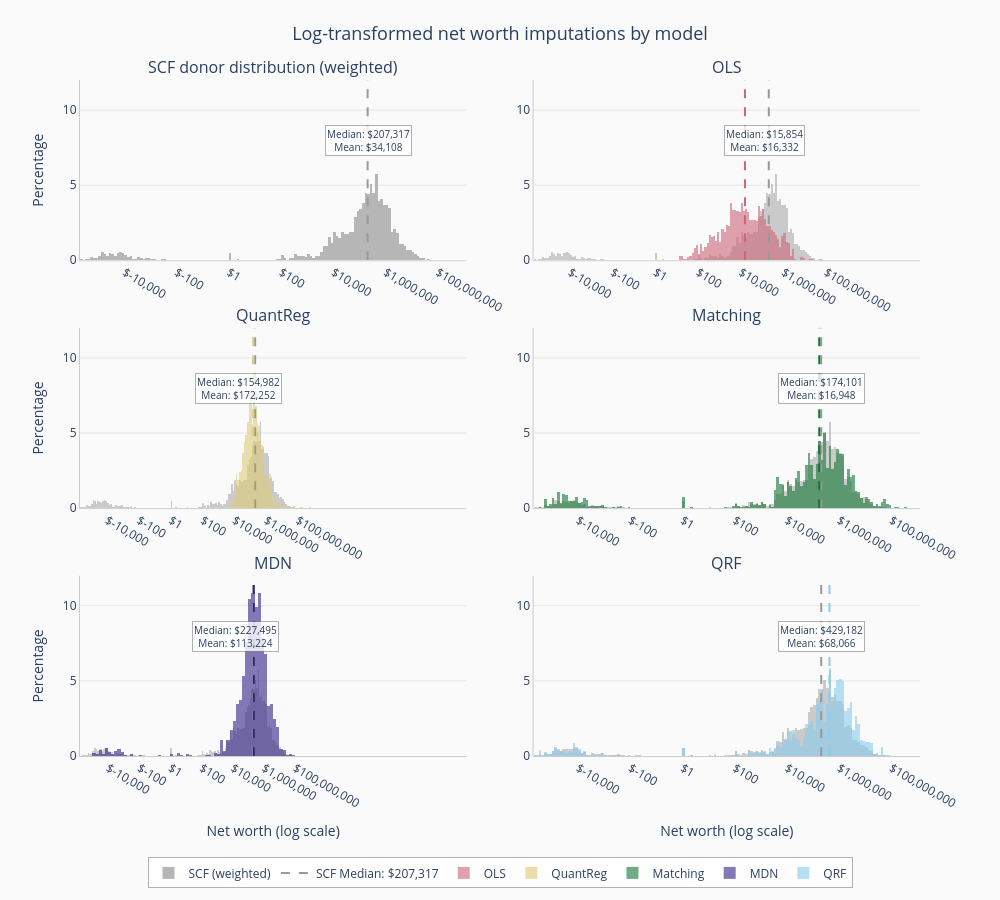

The notebook cell saved with this chart:
### Code cell
# Create dictionary of model results
model_results = autoimpute_results.imputations.copy()
model_results["QRF"] = model_results["best_method"]
del model_results["best_method"]

# Create and show the combined plot
combined_fig = plot_all_models_log_distributions(
    scf_data,
    model_results,
    donor_weights=scf_data["wgt"],
    receiver_weights=cps_data["household_weight"],
)
combined_fig.show()

### Figure 1 — Plotly figure (JSON) as saved in the notebook; plotly's stock layout.template omitted (floating-point values rounded to 4 significant figures; data arrays with more than 128 entries replaced by an {"elided": "..."} marker saying what was removed)
{"data": [{"histnorm": "percent", "marker": {"color": "#999999"}, "name": "SCF (weighted)", "nbinsx": 200, "opacity": 0.7, "showlegend": true, "type": "histogram", "x": {"elided": "22975 float values"}, "xaxis": "x", "yaxis": "y"}, {"line": {"color": "#999999", "dash": "dash", "width": 2}, "mode": "lines", "name": "SCF Median: $207,317", "showlegend": true, "type": "scatter", "x": [5.317, 5.317], "xaxis": "x", "y": [0, 12], "yaxis": "y"}, {"histnorm": "percent", "marker": {"color": "#999999"}, "name": "SCF (weighted)", "nbinsx": 200, "opacity": 0.5, "showlegend": false, "type": "histogram", "x": {"elided": "22975 float values"}, "xaxis": "x2", "yaxis": "y2"}, {"histnorm": "percent", "marker": {"color": "#CC6677"}, "name": "OLS", "nbinsx": 200, "opacity": 0.6, "showlegend": true, "type": "histogram", "x": {"elided": "18395 float values"}, "xaxis": "x2", "yaxis": "y2"}, {"line": {"color": "#999999", "dash": "dash", "width": 2}, "mode": "lines", "name": "SCF Median", "showlegend": false, "type": "scatter", "x": [5.317, 5.317], "xaxis": "x2", "y": [0, 12], "yaxis": "y2"}, {"line": {"color": "#CC6677", "dash": "dash", "width": 2}, "mode": "lines", "name": "OLS Median", "showlegend": false, "type": "scatter", "x": [4.2, 4.2], "xaxis": "x2", "y": [0, 12], "yaxis": "y2"}, {"histnorm": "percent", "marker": {"color": "#999999"}, "name": "SCF (weighted)", "nbinsx": 200, "opacity": 0.5, "showlegend": false, "type": "histogram", "x": {"elided": "22975 float values"}, "xaxis": "x3", "yaxis": "y3"}, {"histnorm": "percent", "marker": {"color": "#DDCC77"}, "name": "QuantReg", "nbinsx": 200, "opacity": 0.6, "showlegend": true, "type": "histogram", "x": {"elided": "18395 float values"}, "xaxis": "x3", "yaxis": "y3"}, {"line": {"color": "#999999", "dash": "dash", "width": 2}, "mode": "lines", "name": "SCF Median", "showlegend": false, "type": "scatter", "x": [5.317, 5.317], "xaxis": "x3", "y": [0, 12], "yaxis": "y3"}, {"line": {"color": "#DDCC77", "dash": "dash", "width": 2}, "mode": "lines", "name": "QuantReg Median", "showlegend": false, "type": "scatter", "x": [5.19, 5.19], "xaxis": "x3", "y": [0, 12], "yaxis": "y3"}, {"histnorm": "percent", "marker": {"color": "#999999"}, "name": "SCF (weighted)", "nbinsx": 200, "opacity": 0.5, "showlegend": false, "type": "histogram", "x": {"elided": "22975 float values"}, "xaxis": "x4", "yaxis": "y4"}, {"histnorm": "percent", "marker": {"color": "#117733"}, "name": "Matching", "nbinsx": 200, "opacity": 0.6, "showlegend": true, "type": "histogram", "x": {"elided": "18395 float values"}, "xaxis": "x4", "yaxis": "y4"}, {"line": {"color": "#999999", "dash": "dash", "width": 2}, "mode": "lines", "name": "SCF Median", "showlegend": false, "type": "scatter", "x": [5.317, 5.317], "xaxis": "x4", "y": [0, 12], "yaxis": "y4"}, {"line": {"color": "#117733", "dash": "dash", "width": 2}, "mode": "lines", "name": "Matching Median", "showlegend": false, "type": "scatter", "x": [5.241, 5.241], "xaxis": "x4", "y": [0, 12], "yaxis": "y4"}, {"histnorm": "percent", "marker": {"color": "#999999"}, "name": "SCF (weighted)", "nbinsx": 200, "opacity": 0.5, "showlegend": false, "type": "histogram", "x": {"elided": "22975 float values"}, "xaxis": "x5", "yaxis": "y5"}, {"histnorm": "percent", "marker": {"color": "#332288"}, "name": "MDN", "nbinsx": 200, "opacity": 0.6, "showlegend": true, "type": "histogram", "x": {"elided": "18395 float values"}, "xaxis": "x5", "yaxis": "y5"}, {"line": {"color": "#999999", "dash": "dash", "width": 2}, "mode": "lines", "name": "SCF Median", "showlegend": false, "type": "scatter", "x": [5.317, 5.317], "xaxis": "x5", "y": [0, 12], "yaxis": "y5"}, {"line": {"color": "#332288", "dash": "dash", "width": 2}, "mode": "lines", "name": "MDN Median", "showlegend": false, "type": "scatter", "x": [5.357, 5.357], "xaxis": "x5", "y": [0, 12], "yaxis": "y5"}, {"histnorm": "percent", "marker": {"color": "#999999"}, "name": "SCF (weighted)", "nbinsx": 200, "opacity": 0.5, "showlegend": false, "type": "histogram", "x": {"elided": "22975 float values"}, "xaxis": "x6", "yaxis": "y6"}, {"histnorm": "percent", "marker": {"color": "#88CCEE"}, "name": "QRF", "nbinsx": 200, "opacity": 0.6, "showlegend": true, "type": "histogram", "x": {"elided": "18395 float values"}, "xaxis": "x6", "yaxis": "y6"}, {"line": {"color": "#999999", "dash": "dash", "width": 2}, "mode": "lines", "name": "SCF Median", "showlegend": false, "type": "scatter", "x": [5.317, 5.317], "xaxis": "x6", "y": [0, 12], "yaxis": "y6"}, {"line": {"color": "#88CCEE", "dash": "dash", "width": 2}, "mode": "lines", "name": "QRF Median", "showlegend": false, "type": "scatter", "x": [5.633, 5.633], "xaxis": "x6", "y": [0, 12], "yaxis": "y6"}], "layout": {"annotations": [{"font": {"size": 16}, "showarrow": false, "text": "SCF donor distribution (weighted)", "x": 0.23, "xanchor": "center", "xref": "paper", "y": 1, "yanchor": "bottom", "yref": "paper"}, {"font": {"size": 16}, "showarrow": false, "text": "OLS", "x": 0.77, "xanchor": "center", "xref": "paper", "y": 1, "yanchor": "bottom", "yref": "paper"}, {"font": {"size": 16}, "showarrow": false, "text": "QuantReg", "x": 0.23, "xanchor": "center", "xref": "paper", "y": 0.6333, "yanchor": "bottom", "yref": "paper"}, {"font": {"size": 16}, "showarrow": false, "text": "Matching", "x": 0.77, "xanchor": "center", "xref": "paper", "y": 0.6333, "yanchor": "bottom", "yref": "paper"}, {"font": {"size": 16}, "showarrow": false, "text": "MDN", "x": 0.23, "xanchor": "center", "xref": "paper", "y": 0.2667, "yanchor": "bottom", "yref": "paper"}, {"font": {"size": 16}, "showarrow": false, "text": "QRF", "x": 0.77, "xanchor": "center", "xref": "paper", "y": 0.2667, "yanchor": "bottom", "yref": "paper"}, {"bgcolor": "rgba(255,255,255,0.8)", "bordercolor": "rgba(0,0,0,0.3)", "borderwidth": 1, "font": {"size": 10}, "showarrow": false, "text": "Median: $207,317<br>Mean: $34,108", "x": 7, "xanchor": "right", "xref": "x", "y": 9, "yanchor": "top", "yref": "y"}, {"bgcolor": "rgba(255,255,255,0.8)", "bordercolor": "rgba(0,0,0,0.3)", "borderwidth": 1, "font": {"size": 10}, "showarrow": false, "text": "Median: $15,854<br>Mean: $16,332", "x": 7, "xanchor": "right", "xref": "x2", "y": 9, "yanchor": "top", "yref": "y2"}, {"bgcolor": "rgba(255,255,255,0.8)", "bordercolor": "rgba(0,0,0,0.3)", "borderwidth": 1, "font": {"size": 10}, "showarrow": false, "text": "Median: $154,982<br>Mean: $172,252", "x": 7, "xanchor": "right", "xref": "x3", "y": 9, "yanchor": "top", "yref": "y3"}, {"bgcolor": "rgba(255,255,255,0.8)", "bordercolor": "rgba(0,0,0,0.3)", "borderwidth": 1, "font": {"size": 10}, "showarrow": false, "text": "Median: $174,101<br>Mean: $16,948", "x": 7, "xanchor": "right", "xref": "x4", "y": 9, "yanchor": "top", "yref": "y4"}, {"bgcolor": "rgba(255,255,255,0.8)", "bordercolor": "rgba(0,0,0,0.3)", "borderwidth": 1, "font": {"size": 10}, "showarrow": false, "text": "Median: $227,495<br>Mean: $113,224", "x": 7, "xanchor": "right", "xref": "x5", "y": 9, "yanchor": "top", "yref": "y5"}, {"bgcolor": "rgba(255,255,255,0.8)", "bordercolor": "rgba(0,0,0,0.3)", "borderwidth": 1, "font": {"size": 10}, "showarrow": false, "text": "Median: $429,182<br>Mean: $68,066", "x": 7, "xanchor": "right", "xref": "x6", "y": 9, "yanchor": "top", "yref": "y6"}], "barmode": "overlay", "height": 900, "legend": {"bgcolor": "rgba(255,255,255,0.8)", "bordercolor": "rgba(0,0,0,0.3)", "borderwidth": 1, "orientation": "h", "x": 0.5, "xanchor": "center", "y": -0.15, "yanchor": "top"}, "margin": {"b": 80, "r": 80, "t": 80}, "paper_bgcolor": "#FAFAFA", "plot_bgcolor": "#FAFAFA", "showlegend": true, "title": {"font": {"size": 18}, "text": "Log-transformed net worth imputations by model", "x": 0.5, "xanchor": "center"}, "width": 1000, "xaxis": {"anchor": "y", "domain": [0, 0.46], "linecolor": "#CCCCCC", "showgrid": false, "showline": true, "ticktext": ["$-1,000,000", "$-10,000", "$-100", "$1", "$100", "$10,000", "$1,000,000", "$100,000,000"], "tickvals": [-6, -4, -2, 0, 2, 4, 6, 8], "title": {"text": ""}}, "xaxis2": {"anchor": "y2", "domain": [0.54, 1], "linecolor": "#CCCCCC", "showgrid": false, "showline": true, "ticktext": ["$-1,000,000", "$-10,000", "$-100", "$1", "$100", "$10,000", "$1,000,000", "$100,000,000"], "tickvals": [-6, -4, -2, 0, 2, 4, 6, 8], "title": {"text": ""}}, "xaxis3": {"anchor": "y3", "domain": [0, 0.46], "linecolor": "#CCCCCC", "showgrid": false, "showline": true, "ticktext": ["$-1,000,000", "$-10,000", "$-100", "$1", "$100", "$10,000", "$1,000,000", "$100,000,000"], "tickvals": [-6, -4, -2, 0, 2, 4, 6, 8], "title": {"text": ""}}, "xaxis4": {"anchor": "y4", "domain": [0.54, 1], "linecolor": "#CCCCCC", "showgrid": false, "showline": true, "ticktext": ["$-1,000,000", "$-10,000", "$-100", "$1", "$100", "$10,000", "$1,000,000", "$100,000,000"], "tickvals": [-6, -4, -2, 0, 2, 4, 6, 8], "title": {"text": ""}}, "xaxis5": {"anchor": "y5", "domain": [0, 0.46], "linecolor": "#CCCCCC", "showgrid": false, "showline": true, "ticktext": ["$-1,000,000", "$-10,000", "$-100", "$1", "$100", "$10,000", "$1,000,000", "$100,000,000"], "tickvals": [-6, -4, -2, 0, 2, 4, 6, 8], "title": {"text": "Net worth (log scale)"}}, "xaxis6": {"anchor": "y6", "domain": [0.54, 1], "linecolor": "#CCCCCC", "showgrid": false, "showline": true, "ticktext": ["$-1,000,000", "$-10,000", "$-100", "$1", "$100", "$10,000", "$1,000,000", "$100,000,000"], "tickvals": [-6, -4, -2, 0, 2, 4, 6, 8], "title": {"text": "Net worth (log scale)"}}, "yaxis": {"anchor": "x", "domain": [0.7333, 1], "gridcolor": "#E5E5E5", "gridwidth": 1, "linecolor": "#CCCCCC", "range": [0, 12], "showgrid": true, "showline": true, "title": {"text": "Percentage"}}, "yaxis2": {"anchor": "x2", "domain": [0.7333, 1], "gridcolor": "#E5E5E5", "gridwidth": 1, "linecolor": "#CCCCCC", "range": [0, 12], "showgrid": true, "showline": true, "title": {"text": ""}}, "yaxis3": {"anchor": "x3", "domain": [0.3667, 0.6333], "gridcolor": "#E5E5E5", "gridwidth": 1, "linecolor": "#CCCCCC", "range": [0, 12], "showgrid": true, "showline": true, "title": {"text": "Percentage"}}, "yaxis4": {"anchor": "x4", "domain": [0.3667, 0.6333], "gridcolor": "#E5E5E5", "gridwidth": 1, "linecolor": "#CCCCCC", "range": [0, 12], "showgrid": true, "showline": true, "title": {"text": ""}}, "yaxis5": {"anchor": "x5", "domain": [0, 0.2667], "gridcolor": "#E5E5E5", "gridwidth": 1, "linecolor": "#CCCCCC", "range": [0, 12], "showgrid": true, "showline": true, "title": {"text": "Percentage"}}, "yaxis6": {"anchor": "x6", "domain": [0, 0.2667], "gridcolor": "#E5E5E5", "gridwidth": 1, "linecolor": "#CCCCCC", "range": [0, 12], "showgrid": true, "showline": true, "title": {"text": ""}}}}
